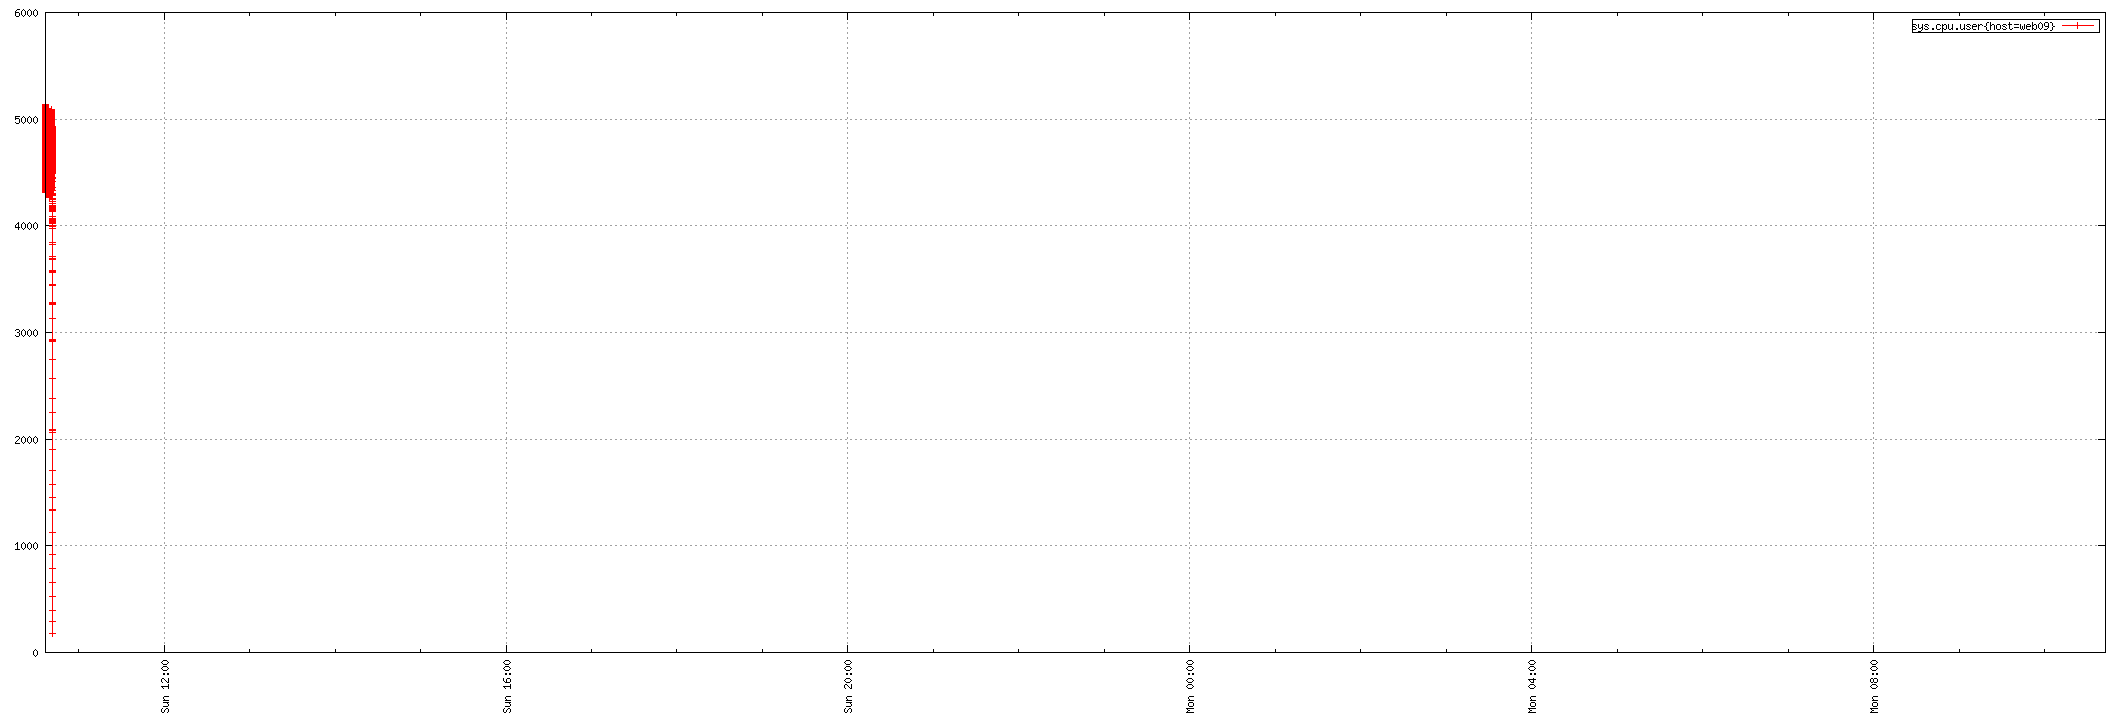

This chart was generated by the following gnuplot code:
set term png small size 2124,720
set xdata time
set timefmt "%s"
if (GPVAL_VERSION < 4.6) set xtics rotate; else set xtics rotate right
set output "${TMPDIR-'tmp'}/tsd/856838b7.png"
set xrange ["1673779008":"1673865756"]
set format x "%a %H:%M"
set grid
set style data linespoint
set key right box
set yrange [0:]
plot  "${TMPDIR-'tmp'}/tsd/856838b7_0.dat" using 1:2 title "sys.cpu.user{host=web09}"
